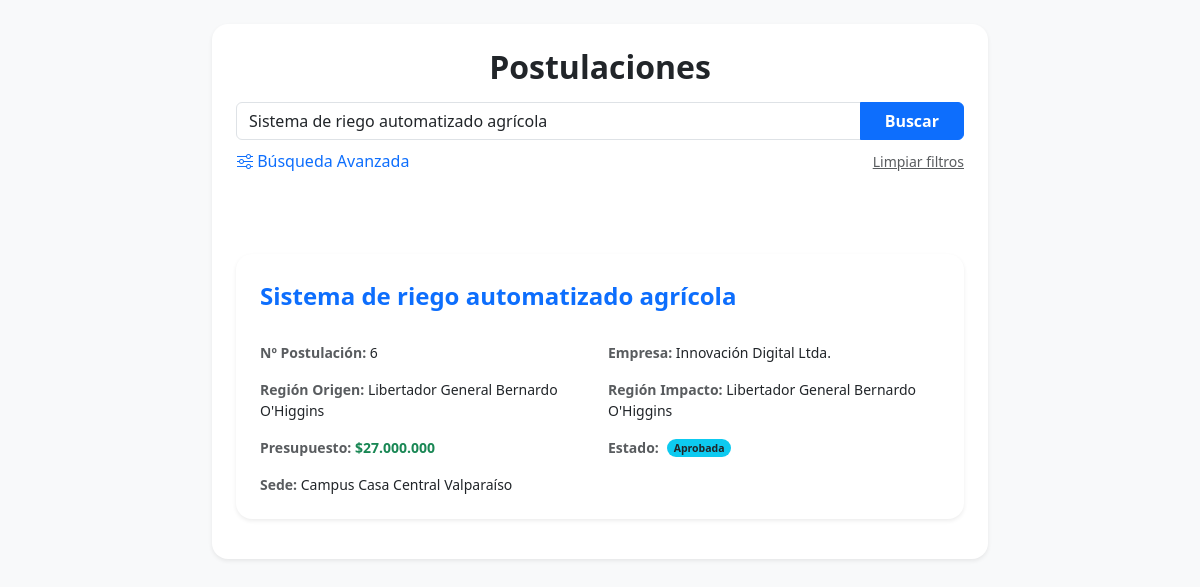
/tarea_2_BD/Templates/vista_lista_postulaciones.php?buscar=Sistema de riego automatizado agrícola, run on the app's committed database.
### tables this page shows
CREATE TABLE POSTULACION (
    ID_postulacion VARCHAR(20) NOT NULL,
    Numero_postulacion INT NOT NULL UNIQUE AUTO_INCREMENT,
    Fecha_postulacion DATE NOT NULL,
    Nombre_iniciativa VARCHAR(100) NOT NULL,
    Objetivo_iniciativa VARCHAR(255) NOT NULL,
    Descripcion_soluciones VARCHAR(255) NOT NULL,
    Resultados_esperados VARCHAR(255) NOT NULL,
    Presupuesto INT NOT NULL,
    Rut_Empresa VARCHAR(12) NOT NULL,
    ID_sede INT NOT NULL,
    ID_estado INT NOT NULL,
    ID_region_impacto INT NOT NULL,
    ID_region_origen INT NOT NULL,
    ID_tipo_iniciativa INT NOT NULL,
    ID_jefe INT NOT NULL,
    ID_coordinador INT NOT NULL,
    Comentario_coordinador VARCHAR(255) NULL,
    PRIMARY KEY (ID_postulacion),
    FOREIGN KEY (Rut_Empresa) REFERENCES EMPRESA(Rut_Empresa),
    FOREIGN KEY (ID_sede) REFERENCES SEDE(ID_sede),
    FOREIGN KEY (ID_estado) REFERENCES ESTADO_POSTULACION(ID_estado),
    FOREIGN KEY (ID_region_impacto) REFERENCES REGION(ID_region),
    FOREIGN KEY (ID_region_origen) REFERENCES REGION(ID_region),
    FOREIGN KEY (ID_tipo_iniciativa) REFERENCES TIPO_INICIATIVA(ID_tipo),
    FOREIGN KEY (ID_jefe) REFERENCES JEFE_CARRERA(ID_jefe),
    FOREIGN KEY (ID_coordinador) REFERENCES COORDINADOR(ID_coordinador)
);

CREATE TABLE EMPRESA (
    Rut_Empresa VARCHAR(12) NOT NULL,
    Nombre_empresa VARCHAR(100) NOT NULL,
    Convenio_USM BOOLEAN NOT NULL,
    ID_tamano INT NOT NULL,
    ID_representante INT NOT NULL,
    PRIMARY KEY (Rut_Empresa),
    FOREIGN KEY (ID_tamano) REFERENCES TAMANO_EMPRESA(ID_tamano),
    FOREIGN KEY (ID_representante) REFERENCES REPRESENTANTE_EMPRESA(ID_representante)
);

CREATE TABLE REGION (
    ID_region INT NOT NULL,
    Nombre_region VARCHAR(50) NOT NULL,
    PRIMARY KEY (ID_region)
);

CREATE TABLE ESTADO_POSTULACION (
    ID_estado INT NOT NULL,
    Nombre_estado VARCHAR(11) NOT NULL,
    PRIMARY KEY (ID_estado)
);

CREATE TABLE SEDE (
    ID_sede INT NOT NULL,
    Nombre_Sede VARCHAR(31) NOT NULL,
    PRIMARY KEY (ID_sede)
);

### tarea_2_BD/Templates/vista_lista_postulaciones.php (the view, shortened to what this page needs)
<?php
require_once("../BDT1.php");
$busqueda = $_POST['buscar'] ?? ($_GET['buscar'] ?? '');
$f_reg_origen = $_POST['id_reg_origen'] ?? '';
$f_reg_impacto = $_POST['id_reg_impacto'] ?? '';
$f_sede = $_POST['sede'] ?? '';
$f_tipo = $_POST['tipo_iniciativa'] ?? '';
$f_tamano = $_POST['tamano_empresa'] ?? '';
$f_convenio = $_POST['convenio_usm'] ?? '';
$f_estado = $_POST['estado_postulacion'] ?? '';
try {
    $sql = "SELECT
                P.Numero_postulacion,
                P.Fecha_postulacion,
                P.Objetivo_iniciativa,
                P.Descripcion_soluciones,
                P.Resultados_esperados,
                P.Nombre_iniciativa,
                P.Rut_Empresa,
                E.Nombre_empresa,
                P.ID_coordinador,
                R_O.Nombre_region AS Region_origen,
                R_I.Nombre_region AS Region_impacto,
                P.Presupuesto,
                EST.Nombre_estado,
                C.rut_coordinador,
                S.Nombre_Sede,
                T.Tipo_iniciativa,
                J.Nombre_jefe,
                C.Nombre_coordinador,
                P.ID_region_impacto,
                P.ID_region_origen
            FROM POSTULACION P
            LEFT JOIN TIPO_INICIATIVA T ON P.ID_tipo_iniciativa = T.ID_tipo
            LEFT JOIN SEDE S ON P.ID_sede = S.ID_sede
            LEFT JOIN REGION R_I ON P.ID_region_impacto = R_I.ID_region
            LEFT JOIN REGION R_O ON P.ID_region_origen = R_O.ID_region
            LEFT JOIN EMPRESA E ON P.Rut_Empresa = E.Rut_Empresa
            LEFT JOIN TAMANO_EMPRESA T_E ON T_E.ID_tamano = E.ID_tamano
            LEFT JOIN ESTADO_POSTULACION EST ON P.ID_estado = EST.ID_estado
            LEFT JOIN COORDINADOR C ON P.ID_coordinador = C.ID_coordinador
            LEFT JOIN JEFE_CARRERA J ON J.ID_jefe = P.ID_jefe";
    $condiciones = [];
    $params = [];
    if ($busqueda !== '') {
        $condiciones[] = "(P.Nombre_iniciativa LIKE :b1 OR E.Nombre_empresa LIKE :b2 OR P.Numero_postulacion LIKE :b3)";
        $term = "%$busqueda%";
        $params[':b1'] = $term;
        $params[':b2'] = $term;
        $params[':b3'] = $term;
    }
    if (!empty($condiciones)) {
        $sql .= " WHERE " . implode(" AND ", $condiciones);
    }
    $stmt = $conexion->prepare($sql);
    $stmt->execute($params);
    $postulaciones = $stmt->fetchAll(PDO::FETCH_ASSOC);
} catch (PDOException $e) {
    die("Error en la consulta: " . $e->getMessage());
}
?>
<!DOCTYPE html>
<html lang="es">
<head>
    <link href="https://cdn.jsdelivr.net/npm/bootstrap@5.3.3/dist/css/bootstrap.min.css" rel="stylesheet">
</head>
<body class="bg-light py-4 d-flex">
<div class="container" style="max-width: 800px;">
    <div class="card border-0 shadow-sm rounded-4 p-4 mb-4">
        <h2 class="text-dark fw-bold mb-3 text-center">Postulaciones</h2>
        <form action="" method="POST">
            <div class="input-group mb-2">
                <input type="text" name="buscar" class="form-control" placeholder="Búsqueda rápida..." value="<?php echo htmlspecialchars($busqueda); ?>">
                <button class="btn btn-primary px-4 fw-bold" type="submit">Buscar</button>
            </div>
            <div class="d-flex justify-content-between align-items-center">
                <button type="button" class="btn btn-link text-decoration-none p-0" data-bs-toggle="modal" data-bs-target="#modalBusqueda">
                    <i class="bi bi-sliders"></i> Búsqueda Avanzada
                </button>
                <?php if ($busqueda || $f_reg_origen || $f_reg_impacto || $f_sede || $f_tipo || $f_tamano || $f_convenio || $f_estado): ?>
                    <a href="?" class="small text-muted">Limpiar filtros</a>
                <?php endif; ?>
            </div>
                <div class="w-100 d-flex flex-row" style="height: 5rem;">
                </div>
        </form>
        <?php if (count($postulaciones) > 0): ?>
            <?php foreach ($postulaciones as $fila): ?>
                <?php if ($fila["rut_coordinador"] === $_SESSION["rut_usuario"] && $_SESSION["rol_usuario"] === "2" || $_SESSION["rol_usuario"] !== "2"): ?>
                    <div class="card shadow-sm border-0 rounded-4 mb-3">
                        <div class="card-body p-4">
                            <div class="w-100 d-flex flex-row" style="height: 4rem;">
                                <h4 class="w-75 card-title text-primary my-1 fw-semibold">
                                    <?php echo htmlspecialchars($fila['Nombre_iniciativa']); ?>
                                </h4>
                            </div>
                            <div class="row row-cols-1 row-cols-md-2 g-3 small">
                                <div class="col">
                                    <span class="text-muted fw-bold">Nº Postulación:</span>
                                    <span class="text-dark"><?php echo htmlspecialchars($fila['Numero_postulacion']); ?></span>
                                </div>
                                <div class="col">
                                    <span class="text-muted fw-bold">Empresa:</span>
                                    <span class="text-dark"><?php echo htmlspecialchars($fila['Nombre_empresa']); ?></span>
                                </div>
                                <div class="col">
                                    <span class="text-muted fw-bold">Región Origen:</span>
                                    <span class="text-dark"><?php echo htmlspecialchars($fila['Region_origen']); ?></span>
                                </div>
                                <div class="col">
                                    <span class="text-muted fw-bold">Región Impacto:</span>
                                    <span class="text-dark"><?php echo htmlspecialchars($fila['Region_impacto']); ?></span>
                                </div>
                                <div class="col">
                                    <span class="text-muted fw-bold">Presupuesto:</span>
                                    <span class="text-success fw-bold">
                                        $<?php echo number_format($fila['Presupuesto'], 0, ',', '.'); ?>
                                    </span>
                                </div>
                                <div class="col d-flex align-items-center">
                                    <span class="text-muted fw-bold me-2">Estado:</span>
                                    <span class="badge rounded-pill bg-info text-dark">
                                        <?php echo htmlspecialchars($fila['Nombre_estado']); ?>
                                    </span>
                                </div>
                                <div class="col">
                                    <span class="text-muted fw-bold">Sede:</span>
                                    <span class="text-dark"><?php echo htmlspecialchars($fila['Nombre_Sede']); ?></span>
                                </div>
                            </div>
                        </div>
                    </div>
                <?php endif; ?>
            <?php endforeach; ?>
        <?php endif; ?>
    </div>
    </div>
    <link rel="stylesheet" href="https://cdn.jsdelivr.net/npm/bootstrap-icons@1.11.3/font/bootstrap-icons.min.css">

### data on the page
postulacion: Nombre_iniciativa "Sistema de riego automatizado agrícola", Numero_postulacion "6", Rut_Empresa.Nombre_empresa "Innovación Digital Ltda.", ID_region_impacto.Nombre_region "Libertador General Bernardo O'Higgins", Presupuesto "27.000.000", ID_estado.Nombre_estado "Aprobada", ID_sede.Nombre_Sede "Campus Casa Central Valparaíso"
